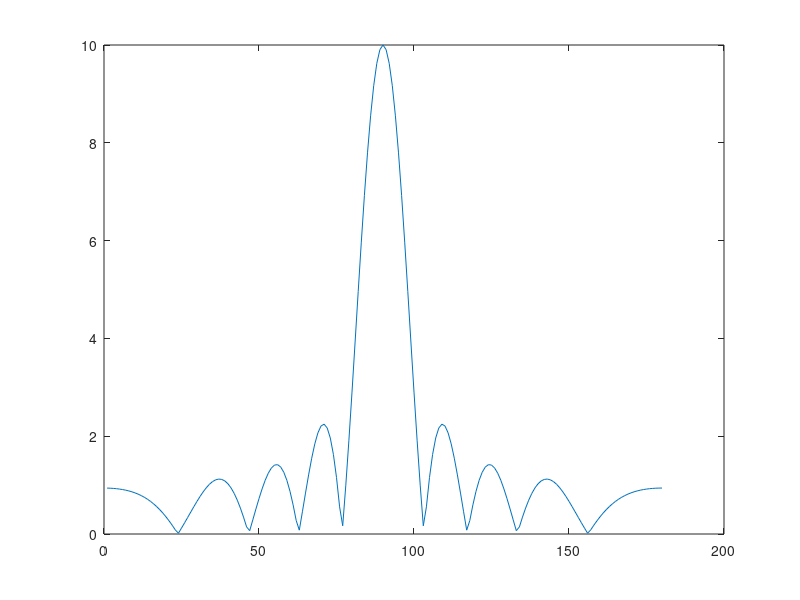

Recreate this plot in MATLAB.
clc;
%% This is the Delay-Sum implementation. 
%Advantages:
%   Simple
%Disadvantages:
%   Low frequency performance
%   Narrow Band
%Characteristics:
%   Fixed
%   Incoherant Noise Condition
%   Broadside
%% Directionality

freq = 1000;
N = 10;
c = 343;
d = 0.15;
phi = 45;
phiPrime = 90;
angleRange = 180;
angles = 1:angleRange;

D = zeros(1,180);
for i = 1:angleRange    
    for n = (-(N-1)/2):((N-1)/2)
        D(i) = D(i) + exp(1j*((2*pi*freq*(n-1)*d*(cosd(angles(i)) - cosd(phiPrime)))/(c)));
        %abs(exp(1j*2*pi*freq*(n-1)*d*(cosd(angles(i)) - cosd(phiPrime))))
        %cosd(angles(i)) - cosd(phiPrime)
    end
end

plot(abs(D));